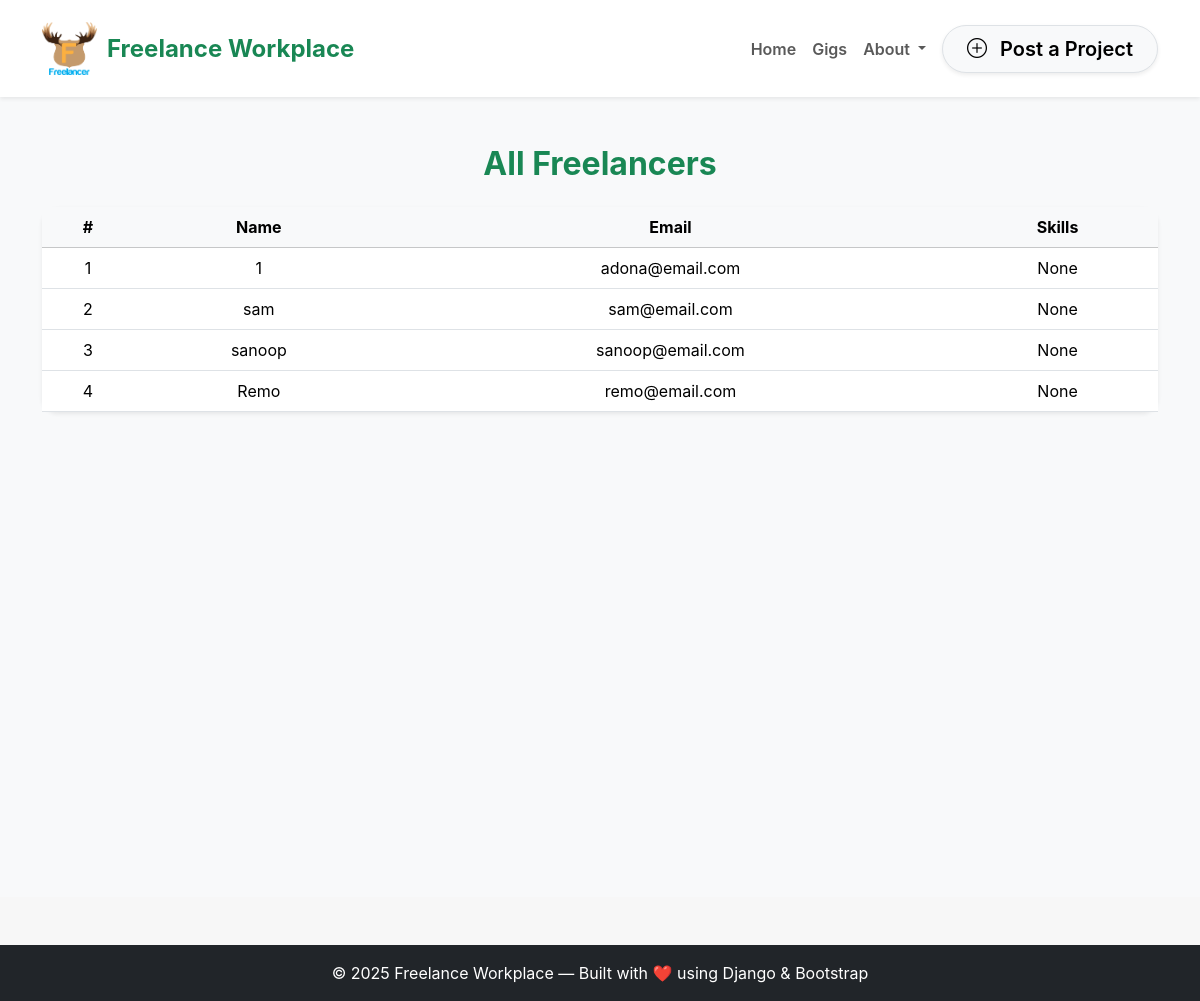
Screenshot of /freelancers/ with the database file from the repository.
### freelance_marketplace/models.py (models this page shows, shortened)
class Freelancer(models.Model):
    user = models.OneToOneField(settings.AUTH_USER_MODEL, on_delete=models.CASCADE)
    name = models.CharField(max_length=100)
    skills = models.TextField(blank=True, null=True)
    rating = models.FloatField(default=0)
    bio = models.TextField(blank=True, null=True)

class CustomUser(AbstractUser):
    ROLE_CHOICES = (
        ('admin', 'Admin'),
        ('freelancer', 'Freelancer'),
        ('customer', 'Customer'),
    )
    role = models.CharField(max_length=20, choices=ROLE_CHOICES, default='customer')

### freelance_marketplace/views.py (the view)
# urls.py: path('freelancers/', views.all_freelancers, name='all_freelancers'),
def all_freelancers(request):
    freelancers = Freelancer.objects.select_related('user').all()
    context = {
        'freelancers': freelancers
    }
    return render(request, 'freelance_marketplace/all_freelancers.html', context)

### freelance_marketplace/templates/freelance_marketplace/all_freelancers.html (shortened to what this page needs)
{% extends 'base.html' %}
{% block content %}
<section class="py-5" style="background-color:#f8f9fa; min-height:100vh;">
  <div class="container">
    <h2 class="fw-bold mb-4 text-center text-success">All Freelancers</h2>
    <div class="card shadow-sm border-0 rounded-4">
      <div class="card-body p-0">
        {% if freelancers %}
        <div class="table-responsive">
          <table class="table table-hover align-middle mb-0 text-center">
            <thead class="table-light">
              <tr>
                <th>#</th>
                <th>Name</th>
                <th>Email</th>
                <th>Skills</th>
              </tr>
            </thead>
            <tbody>
              {% for freelancer in freelancers %}
              <tr>
                <td>{{ forloop.counter }}</td>
                <td>{{ freelancer.name|default:freelancer.user.username }}</td>
                <td>{{ freelancer.user.email }}</td>
                <td>{{ freelancer.skills|default:"None" }}</td>
              </tr>
              {% endfor %}
            </tbody>
          </table>
        </div>
        {% else %}
          <p class="text-center text-muted py-4 mb-0">No freelancers found.</p>
        {% endif %}
      </div>
    </div>
  </div>
</section>
{% endblock %}

### freelance_marketplace/static/css/category_style.css (style rules this page uses)
body { font-family: 'Inter', sans-serif; background: #f7f7f7; margin: 0; padding: 0; }

### rows the page displays
Freelancer: name "1", user.email "adona@email.com", skills "None"
Freelancer: name "sam", user.email "sam@email.com", skills "None"
Freelancer: name "sanoop", user.email "sanoop@email.com", skills "None"
Freelancer: name "Remo", user.email "remo@email.com", skills "None"
